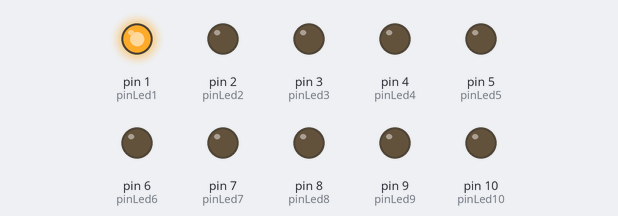
Bench run of a sketch on a simulated Arduino Uno, built with avr-gcc and run on an emulated ATmega328P. Parts: output pins drawn as LEDs (lit = HIGH).

Above: at 0.3 s.
At 1.5 s:
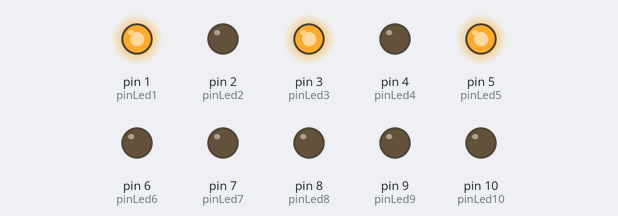
At 2.1 s:
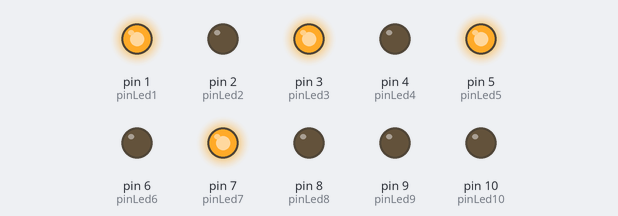
At 3.15 s:
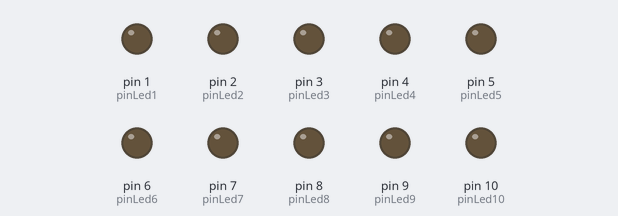
At 4.2 s:
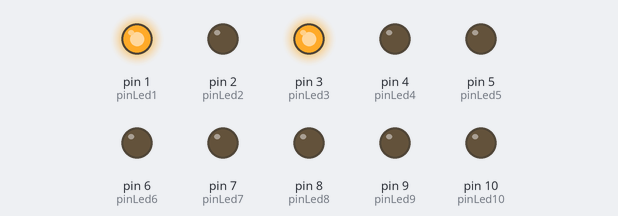
At 6.0 s:
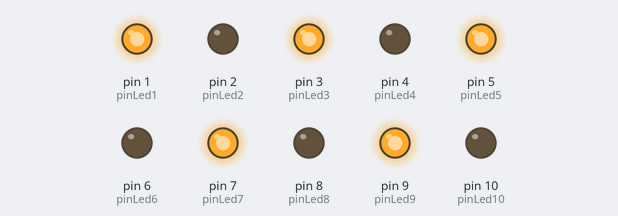
Timing chart, 0 to 7.6 s (numbered marks = the images above):
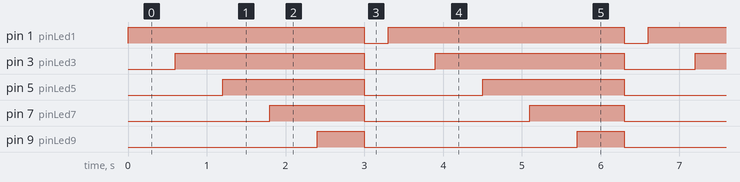

Measured:
- by itself, pin 1 (pinLed1): alternates HIGH for 3.0 s and LOW for 0.30 s
- by itself, pin 3 (pinLed3): alternates HIGH for 2.4 s and LOW for 0.90 s
- by itself, pin 5 (pinLed5): alternates HIGH for 1.8 s and LOW for 1.5 s
- by itself, pin 7 (pinLed7): alternates HIGH for 1.2 s and LOW for 2.1 s
- by itself, pin 9 (pinLed9): alternates HIGH for 0.60 s and LOW for 2.7 s

The sketch:

1LEDsur2.ino
```cpp
int pinLed1, pinLed2, pinLed3, pinLed4, pinLed5, pinLed6, pinLed7, pinLed8,pinLed9, pinLed10; //on peut déclarer plusieurs variables
void setup()
{
  //initialisation des variables
  pinLed1 = 1;
  pinLed2 = 2;
  pinLed3 = 3;
  pinLed4 = 4;
  pinLed5 = 5;
  pinLed6 = 6;
  pinLed7 = 7;
  pinLed8 = 8;
  pinLed9 = 9;
  pinLed10 = 10;
  //initialisation des modes
  pinMode(pinLed1, OUTPUT);
  pinMode(pinLed2, OUTPUT);
  pinMode(pinLed3, OUTPUT);
  pinMode(pinLed4, OUTPUT);
  pinMode(pinLed5, OUTPUT);
  pinMode(pinLed6, OUTPUT);
  pinMode(pinLed7, OUTPUT);
  pinMode(pinLed8, OUTPUT);
  pinMode(pinLed9, OUTPUT);
  pinMode(pinLed10, OUTPUT);

  //mise à 0V de chaque pin
  digitalWrite(pinLed1, LOW);
  digitalWrite(pinLed2, LOW);
  digitalWrite(pinLed3, LOW);
  digitalWrite(pinLed4, LOW);
  digitalWrite(pinLed5, LOW);
  digitalWrite(pinLed6, LOW);
  digitalWrite(pinLed7, LOW);
  digitalWrite(pinLed8, LOW);
  digitalWrite(pinLed9, LOW);
  digitalWrite(pinLed10, LOW);

}
void loop()
{
  //1 Led allume sur 2
  digitalWrite(pinLed1, HIGH);
  delay(300);
  digitalWrite(pinLed2, LOW);
  delay(300);
  digitalWrite(pinLed3, HIGH);
  delay(300);
  digitalWrite(pinLed4, LOW);
  delay(300);
  digitalWrite(pinLed5, HIGH);
  delay(300);
  digitalWrite(pinLed6, LOW);
  delay(300);
  digitalWrite(pinLed7, HIGH);
  delay(300);
  digitalWrite(pinLed8, LOW);
  delay(300);
  digitalWrite(pinLed9, HIGH);
  delay(300);
  digitalWrite(pinLed10, LOW);
  delay(300);
    //on éteint tout
  digitalWrite(pinLed1, LOW);
  digitalWrite(pinLed2, LOW);
  digitalWrite(pinLed3, LOW);
  digitalWrite(pinLed4, LOW);
  digitalWrite(pinLed5, LOW);
  digitalWrite(pinLed6, LOW);
  digitalWrite(pinLed7, LOW);
  digitalWrite(pinLed8, LOW);
  digitalWrite(pinLed9, LOW);
  digitalWrite(pinLed10, LOW);
  delay(300);

}
```
